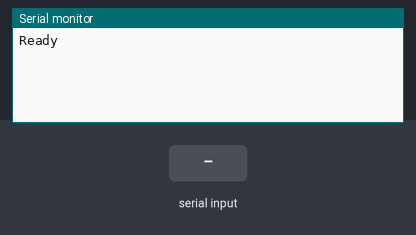
A sketch run on a simulated Arduino Mega 2560, built with avr-gcc and run on an emulated ATmega2560. On the bench: the last lines printed to the serial monitor. Inputs (shaded band) come from the test bench.

Above: at 1.2 s.
1.3 s: "1" received over the second serial link
At 1.9 s:
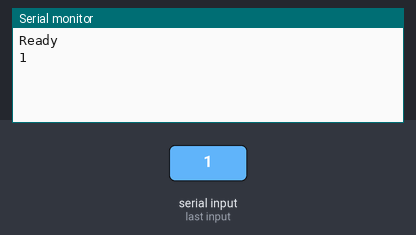
2.8 s: "0" received over the second serial link
At 4.2 s:
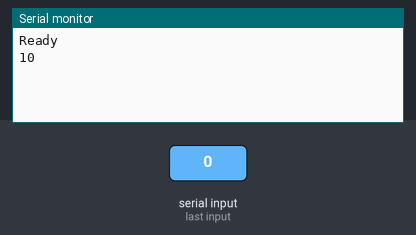

The sketch:

ProofofConceptHC05.ino
```cpp
#include <SoftwareSerial.h>

SoftwareSerial mySerial(1, 0); // RX, TX

void setup() {

  Serial1.begin(115200);
  Serial.begin(115200);
  Serial.println("Ready");

}


  void loop()
{

  if (Serial.available() > 0)
  {
    String teststr = Serial.readString();  //read until timeout
    teststr.trim();                        // remove any \r \n whitespace at the end of the String
    Serial1.println(teststr);
  }


  if (Serial1.available())
  {
  Serial.write(Serial1.read());
  }

}
```

Measured:
- after the input at 1.3 s, the serial monitor: prints a new line at once (image 1)
- after the input at 2.8 s, the serial monitor: prints a new line at once (image 2)
